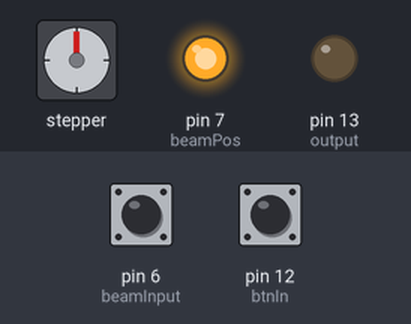
The sketch below on a simulated Arduino Uno, built with avr-gcc and run on an emulated ATmega328P. On the bench: stepper motor, output pins drawn as LEDs (lit = HIGH). Wiring (inferred from the names in the program): stepper motor (2048 steps per turn assumed): coils pin 8, pin 9, pin 10, pin 11. Dashed ring = blinking. Inputs (shaded band) come from the test bench; at power-on: pin 12 (btnIn) LOW, pin 6 (beamInput) HIGH. Pins used as bus, display or sensor lines are not drawn; what the sketch prints to the serial monitor is not drawn.

Above: at 1.7 s.
1.8 s: pin 12 (btnIn) pulled HIGH for 0.15 s
At 2.9 s:
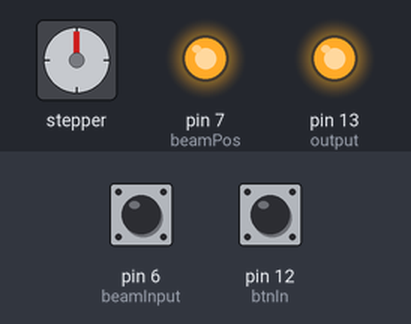
3.4 s: pin 6 (beamInput) pulled LOW for 1 s
At 3.71 s:
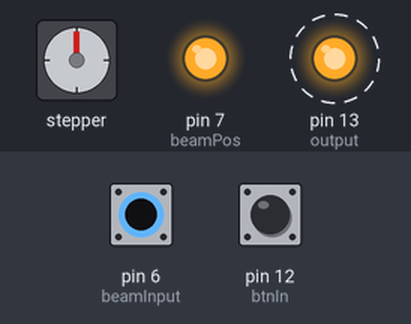
7.4 s: pin 12 (btnIn) pulled HIGH for 1 s
At 8.6 s:
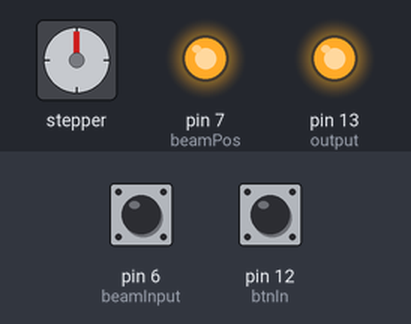
9.9 s: pin 6 (beamInput) pulled LOW for 0.15 s
At 10.4 s:
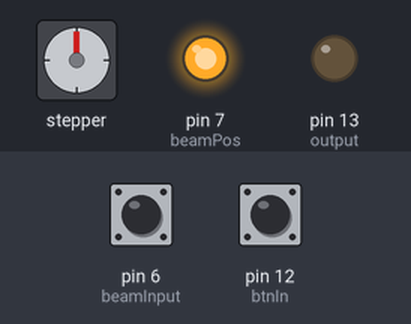
13.0 s: pin 12 (btnIn) pulled HIGH for 3.2 s
At 14.2 s:
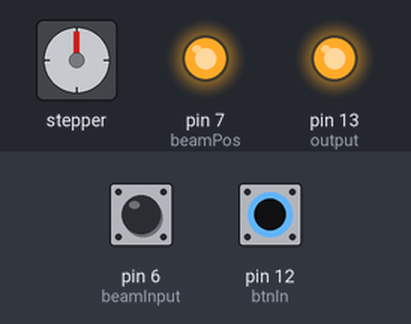
17.7 s: pin 6 (beamInput) pulsed LOW 2 times (0.12 s each, 0.3 s apart)
At 19.2 s:
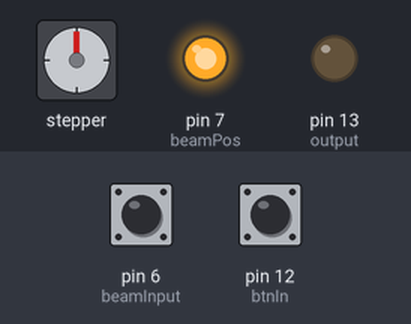
Timing chart, 0 to 20.7 s (numbered marks = the images above; inputs shaded):
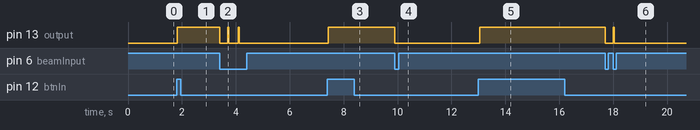

The sketch:

main-sensors.ino
```cpp
/**
 * Code for the Candy Dispenser - Main sesnors board
 * Created by Brent Barker (Barkers' Random Projects)
 *
 * The purpose of this board is to wait for the classic arcade button to be pushed,
 * send a single to a secondary arduino board tellint it to turn on and off a stepper
 * motor, and waits for a IR break sensor to be tripped.
 *
 * Checkout out the YouTube video to see it working!!
 *
 */


// Pin that talks to other Arduino
#define output 13

// Button led light and input
#define btnIn 12
#define btnOut 11
#define ledPinNeg 10
#define ledPinPos 9

// IR Beam Sensor
#define beamNeg 8
#define beamPos 7
#define beamInput 6


// Define variables for distance
long duration;
float distance = 10;
boolean running = true;
int buttonState = 0;
int threshold = 15;
void setup() {

  pinMode(output, OUTPUT);

  pinMode(btnIn, INPUT);
  pinMode(btnOut, OUTPUT);
  digitalWrite(btnOut, HIGH);


  pinMode(ledPinPos, OUTPUT);
  digitalWrite(ledPinPos, HIGH);

  pinMode(ledPinNeg, OUTPUT);
  digitalWrite(ledPinNeg, LOW);


  // IR Beam Sensor
  pinMode(beamPos, OUTPUT);
  digitalWrite(beamPos, HIGH);

  pinMode(beamNeg, OUTPUT);
  digitalWrite(beamNeg, LOW);
  pinMode(beamInput, INPUT);
  digitalWrite(beamInput, HIGH);

  //Begin Serial communication at a baudrate of 9600:
  Serial.begin(9600);
  delay(500);
}

void loop() {

  buttonState = digitalRead(btnIn);

  Serial.println("Loop");
  turnOffStepper();
  delay(250);
  digitalWrite(ledPinPos, HIGH);

  // Prevent kids from holding the button down
  buttonState = getButtonState();
  while (buttonState == 1) {
    buttonState = getButtonState();
  }

  while (buttonState == 0) {
    buttonState = getButtonState();
    Serial.print("Waiting for button: ");
    Serial.println(isBeamBroken());
  }

  digitalWrite(ledPinPos, LOW);
  turnOnStepper();

  // Wait for beam to be broken
  while (!isBeamBroken()) {
    Serial.println(isBeamBroken());
  }
  turnOffStepper();
  delay(300);

  // Wait for beam to reconnect
  while (isBeamBroken()) {
    Serial.println(isBeamBroken());
    turnOnStepper();
    delay(40);
    turnOffStepper();
    delay(350);
  }
}

int getButtonState() {
  return digitalRead(btnIn);
}

bool isBeamBroken() {
  return !digitalRead(beamInput);
}

void turnOffStepper() {
  digitalWrite(output, LOW);
}

void turnOnStepper() {
  digitalWrite(output, HIGH);
}
```

Measured:
- after the input at 1.8 s, pin 13 (output): LOW → HIGH at once
- after the input at 3.4 s, pin 13 (output): alternates HIGH for 0.04 s and LOW for 0.33 s, 5 changes in all, then stays LOW, starting at once
- after the input at 7.4 s, pin 13 (output): LOW → HIGH at once
- after the input at 9.9 s, pin 13 (output): HIGH → LOW at once
- after the input at 13.0 s, pin 13 (output): LOW → HIGH at once
- after the input at 17.7 s, pin 13 (output): HIGH → LOW at once, → HIGH 0.30 s later, → LOW 0.04 s later
